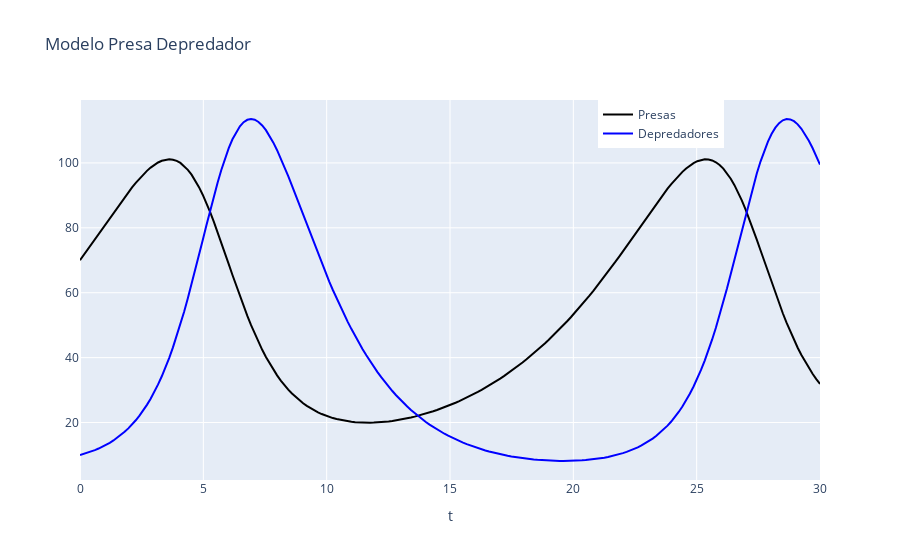

The notebook cell this image was saved under:
### Code cell
import numpy as np
from scipy.integrate import odeint
import plotly.graph_objects as go
def predator_prey(pp, t, a, p, b, q):
    x, y = pp
    dxdt = x * (a - p * y)
    dydt = y * (-b + q * x)
    dppdt = np.array([dxdt, dydt])
    return dppdt

pp0 = np.array([70, 10])
t = np.linspace(0, 30, 200)
args = (0.2, 0.005, 0.5, 0.01)
pp = odeint(predator_prey, pp0, t, args=args)
fig = go.Figure()

fig.add_trace(go.Scatter(x=t, y=pp[:, 0], mode='lines', name='Presas', line=dict(color='black')))
fig.add_trace(go.Scatter(x=t, y=pp[:, 1], mode='lines', name='Depredadores', line=dict(color='blue')))
fig.update_layout(
    title='Modelo Presa Depredador',
    xaxis=dict(title='t'),
    yaxis=dict(title=''),
    legend=dict(x=0.7, y=1)
)
fig.show()

### Figure 1 — Plotly figure (JSON) as saved in the notebook; plotly's stock layout.template omitted (floating-point values rounded to 4 significant figures; data arrays with more than 128 entries replaced by an {"elided": "..."} marker saying what was removed)
{"data": [{"line": {"color": "black"}, "mode": "lines", "name": "Presas", "type": "scatter", "x": {"elided": "200 float values"}, "y": {"elided": "200 float values"}}, {"line": {"color": "blue"}, "mode": "lines", "name": "Depredadores", "type": "scatter", "x": {"elided": "200 float values"}, "y": {"elided": "200 float values"}}], "layout": {"legend": {"x": 0.7, "y": 1}, "title": {"text": "Modelo Presa Depredador"}, "xaxis": {"title": {"text": "t"}}, "yaxis": {"title": {"text": ""}}}}
